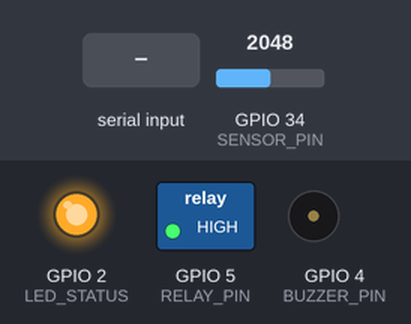
Simulated run of this sketch. Board: ESP32. Shown: switched loads named in the sketch (green lamp = pin HIGH), output pins drawn as LEDs (lit = HIGH), buzzer (waves = sounding, pin HIGH). The test bench sets the inputs (shaded band); at power-on: GPIO 34 (SENSOR_PIN) = 2048. WiFi joins after 1.5 s; servers stay silent unless stated; uploads are accepted with an empty reply; what the sketch prints to the serial monitor is not drawn.

Above: at 3.9 s.
4.0 s: "CLOSE\n" received over Serial
At 4.7 s:
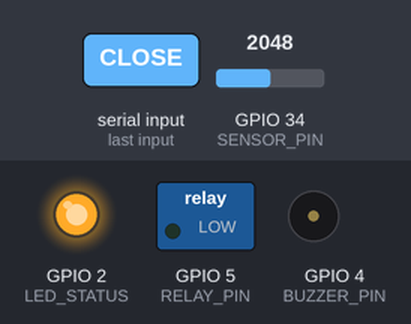
6.8 s: "OPEN\n" received over Serial
At 7.4 s:
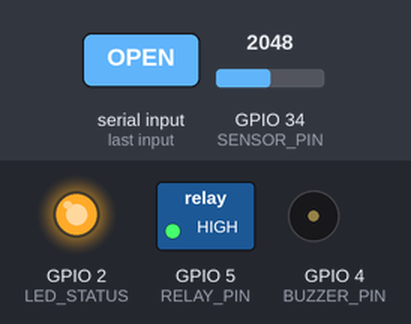
8.4 s: "STATUS\n" received over Serial
9.9 s: GPIO 34 (SENSOR_PIN) set to 1960
12.9 s: "OPEN\n" received over Serial
At 13.17 s:
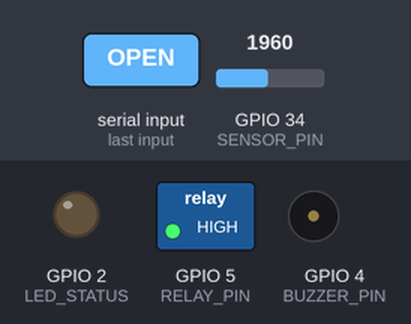
Timing chart, 0 to 15.5 s (numbered marks = the images above; inputs shaded):
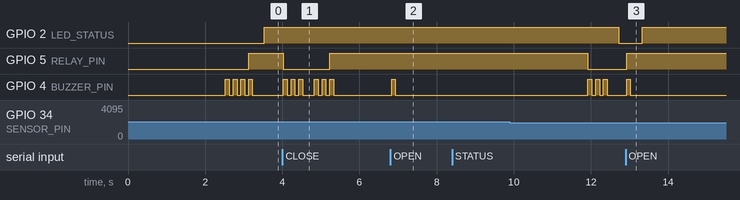

The sketch:

esp32_gate_controller.ino
```cpp
// (licence header left out)
#include <WiFi.h>
#include <HTTPClient.h>
#include <ArduinoJson.h>

// ============ CONFIGURAÇÕES ============
#define RELAY_PIN 5           // Pino do relé (portão)
#define SENSOR_PIN 34         // Pino do sensor analógico
#define LED_STATUS 2          // LED indicador
#define BUZZER_PIN 4          // Buzzer

// WiFi
const char* SSID = "seu_wifi";
const char* PASSWORD = "sua_senha_wifi";
const char* API_URL = "http://192.168.1.100:8000/api";

// Variáveis de controle
bool gateOpen = false;
unsigned long gateOpenTime = 0;
const unsigned long GATE_DURATION = 5000;     // 5 segundos
const int SENSOR_THRESHOLD = 2000;             // Limite do sensor

// ============ SETUP ============
void setup() {
  Serial.begin(9600);
  pinMode(RELAY_PIN, OUTPUT);
  pinMode(LED_STATUS, OUTPUT);
  pinMode(BUZZER_PIN, OUTPUT);
  pinMode(SENSOR_PIN, INPUT);

  // Estado inicial
  digitalWrite(RELAY_PIN, LOW);
  digitalWrite(LED_STATUS, LOW);

  delay(1000);
  Serial.println("\n\n=== ESP32 Gate Controller ===");
  Serial.println("Iniciando sistema...");

  connectToWiFi();

  Serial.println("✅ Sistema pronto!");
  beep(1);
}

// ============ LOOP PRINCIPAL ============
void loop() {
  // Verificar sensor de presença
  int sensorValue = analogRead(SENSOR_PIN);

  // Se detecta veículo e portão fechado
  if (sensorValue > SENSOR_THRESHOLD && !gateOpen) {
    Serial.println("\n🚗 Veículo detectado!");
    beep(2);
    openGate();
  }

  // Fechar portão após duration
  if (gateOpen && (millis() - gateOpenTime > GATE_DURATION)) {
    closeGate();
  }

  // Status LED
  digitalWrite(LED_STATUS, gateOpen ? HIGH : LOW);

  delay(100);
}

// ============ CONECTAR WiFi ============
void connectToWiFi() {
  Serial.print("\nConectando ao WiFi: ");
  Serial.println(SSID);

  WiFi.begin(SSID, PASSWORD);

  int attempts = 0;
  while (WiFi.status() != WL_CONNECTED && attempts < 20) {
    delay(500);
    Serial.print(".");
    attempts++;
  }

  if (WiFi.status() == WL_CONNECTED) {
    Serial.println("\n✅ WiFi conectado!");
    Serial.print("IP: ");
    Serial.println(WiFi.localIP());
  } else {
    Serial.println("\n❌ Falha ao conectar WiFi");
  }
}

// ============ ABRIR PORTÃO ============
void openGate() {
  digitalWrite(RELAY_PIN, HIGH);
  gateOpen = true;
  gateOpenTime = millis();

  Serial.println("🟢 PORTÃO ABERTO");
  beep(1);

  // Enviar para API
  sendStatusToAPI("open");
}

// ============ FECHAR PORTÃO ============
void closeGate() {
  digitalWrite(RELAY_PIN, LOW);
  gateOpen = false;

  Serial.println("🔴 PORTÃO FECHADO");
  beep(3);

  // Enviar para API
  sendStatusToAPI("closed");
}

// ============ BUZZER ============
void beep(int times) {
  for (int i = 0; i < times; i++) {
    digitalWrite(BUZZER_PIN, HIGH);
    delay(100);
    digitalWrite(BUZZER_PIN, LOW);
    delay(100);
  }
}

// ============ ENVIAR STATUS PARA API ============
void sendStatusToAPI(String status) {
  if (WiFi.status() != WL_CONNECTED) {
    Serial.println("❌ WiFi não conectado");
    return;
  }

  HTTPClient http;
  String url = String(API_URL) + "/hardware/status";

  http.begin(url);
  http.addHeader("Content-Type", "application/json");

  // Criar JSON
  StaticJsonDocument<200> doc;
  doc["gate"] = status;
  doc["sensor"] = analogRead(SENSOR_PIN);
  doc["timestamp"] = millis();

  String jsonString;
  serializeJson(doc, jsonString);

  int httpCode = http.POST(jsonString);

  if (httpCode > 0) {
    Serial.print("📤 API Response: ");
    Serial.println(httpCode);
  } else {
    Serial.println("❌ Erro ao conectar API");
  }

  http.end();
}

// ============ EVENT SERIAL ============
void serialEvent() {
  if (Serial.available()) {
    String command = Serial.readStringUntil('\n');
    command.trim();

    Serial.print("📨 Comando: ");
    Serial.println(command);

    if (command == "OPEN") {
      openGate();
    }
    else if (command == "CLOSE") {
      closeGate();
    }
    else if (command == "STATUS") {
      printStatus();
    }
    else if (command == "PING") {
      Serial.println("PONG");
    }
  }
}

// ============ IMPRIMIR STATUS ============
void printStatus() {
  Serial.println("\n=== STATUS DO SISTEMA ===");
  Serial.print("Portão: ");
  Serial.println(gateOpen ? "ABERTO" : "FECHADO");

  Serial.print("Sensor: ");
  Serial.println(analogRead(SENSOR_PIN));

  Serial.print("WiFi: ");
  Serial.println(WiFi.status() == WL_CONNECTED ? "Conectado" : "Desconectado");

  Serial.print("IP: ");
  Serial.println(WiFi.localIP());

  Serial.print("Uptime: ");
  Serial.print(millis() / 1000);
  Serial.println(" segundos");
}
```

Measured:
- after the input at 4.0 s, GPIO 5 (RELAY_PIN): HIGH → LOW at once, → HIGH 1.2 s later; GPIO 4 (BUZZER_PIN): LOW → HIGH at once, → LOW 0.10 s later, → HIGH 0.10 s later, → LOW 0.10 s later, … (12 changes in this stretch)
- after the input at 6.8 s, GPIO 4 (BUZZER_PIN): LOW → HIGH at once, → LOW 0.10 s later
- after the input at 8.4 s, every drawn part: stays the same
- after the input at 12.9 s, GPIO 2 (LED_STATUS): LOW → HIGH after 0.42 s; GPIO 5 (RELAY_PIN): LOW → HIGH at once; GPIO 4 (BUZZER_PIN): LOW → HIGH at once, → LOW 0.10 s later
- by itself, GPIO 4 (BUZZER_PIN): alternates HIGH for 0.10 s and LOW for 0.10 s, 7 changes in all, then stays LOW
